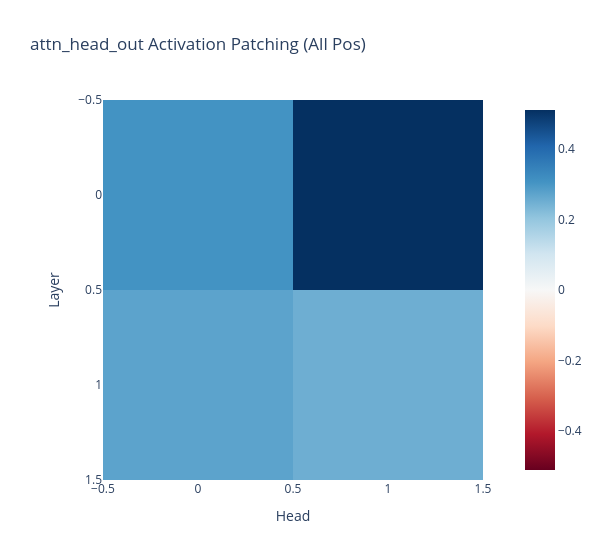

Notebook cell for this chart:
### Markdown cell above
### Head Patching - I think now we can use our many examples again, because its posiiton invariant

### Code cell
act_patch_attn_head_out_all_pos = patching.get_act_patch_attn_head_out_all_pos(
    model, corrupted_tokens, clean_cache, _metric
)

imshow(
    act_patch_attn_head_out_all_pos,
    labels={"y": "Layer", "x": "Head"},
    title="attn_head_out Activation Patching (All Pos)",
    width=600,
)

### Figure 1 — Plotly figure (JSON) as saved in the notebook; plotly's stock layout.template omitted (floating-point values rounded to 4 significant figures)
{"data": [{"coloraxis": "coloraxis", "hovertemplate": "Head: %{x}<br>Layer: %{y}<br>color: %{z}<extra></extra>", "name": "0", "type": "heatmap", "xaxis": "x", "yaxis": "y", "z": [[0.3075, 0.5115], [0.2745, 0.2515]]}], "layout": {"coloraxis": {"cmid": 0, "colorscale": [[0, "rgb(103,0,31)"], [0.1, "rgb(178,24,43)"], [0.2, "rgb(214,96,77)"], [0.3, "rgb(244,165,130)"], [0.4, "rgb(253,219,199)"], [0.5, "rgb(247,247,247)"], [0.6, "rgb(209,229,240)"], [0.7, "rgb(146,197,222)"], [0.8, "rgb(67,147,195)"], [0.9, "rgb(33,102,172)"], [1, "rgb(5,48,97)"]]}, "title": {"text": "attn_head_out Activation Patching (All Pos)"}, "width": 600, "xaxis": {"anchor": "y", "constrain": "domain", "domain": [0, 1], "scaleanchor": "y", "title": {"text": "Head"}}, "yaxis": {"anchor": "x", "autorange": "reversed", "constrain": "domain", "domain": [0, 1], "title": {"text": "Layer"}}}}
